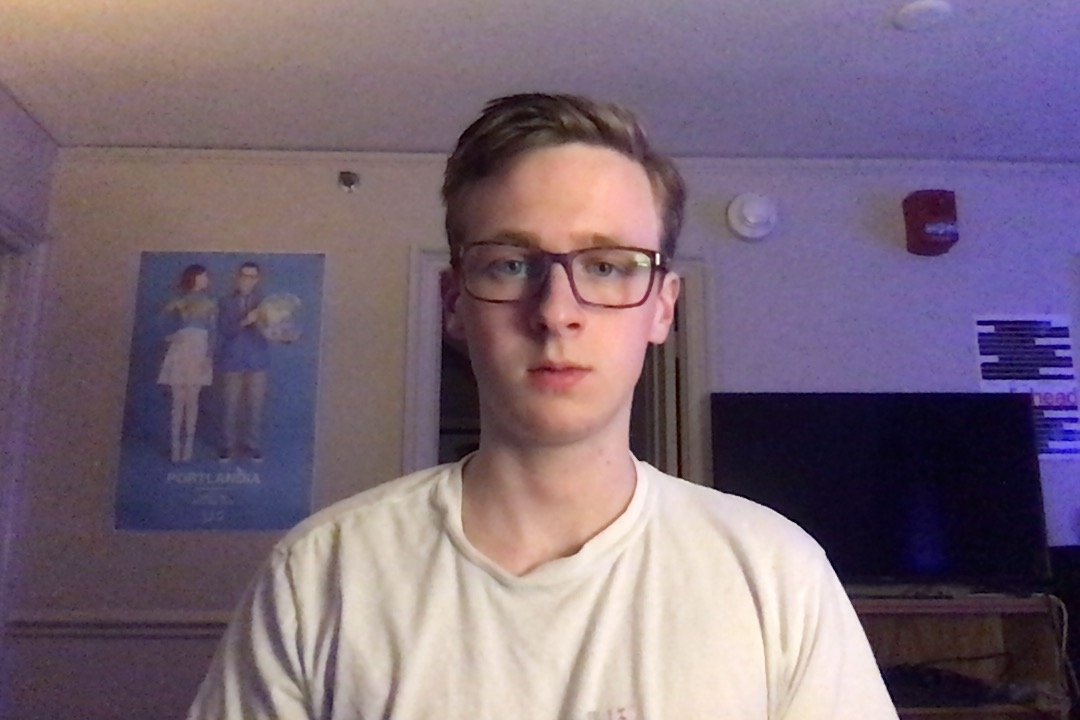
#> input picture landon.jpg, 1080 x 720 px
$ python image_test.py
#> lines starting #> are read from the running program, lines starting #| are printed output that depends on the picture
import numpy as np
import matplotlib.pyplot as plt

landon = plt.imread("landon.jpg")
#> landon is the input picture: shape (720, 1080, 3); mean R, G, B 121.8, 104.1, 119.5
lorna = plt.imread("lorna.jpg")
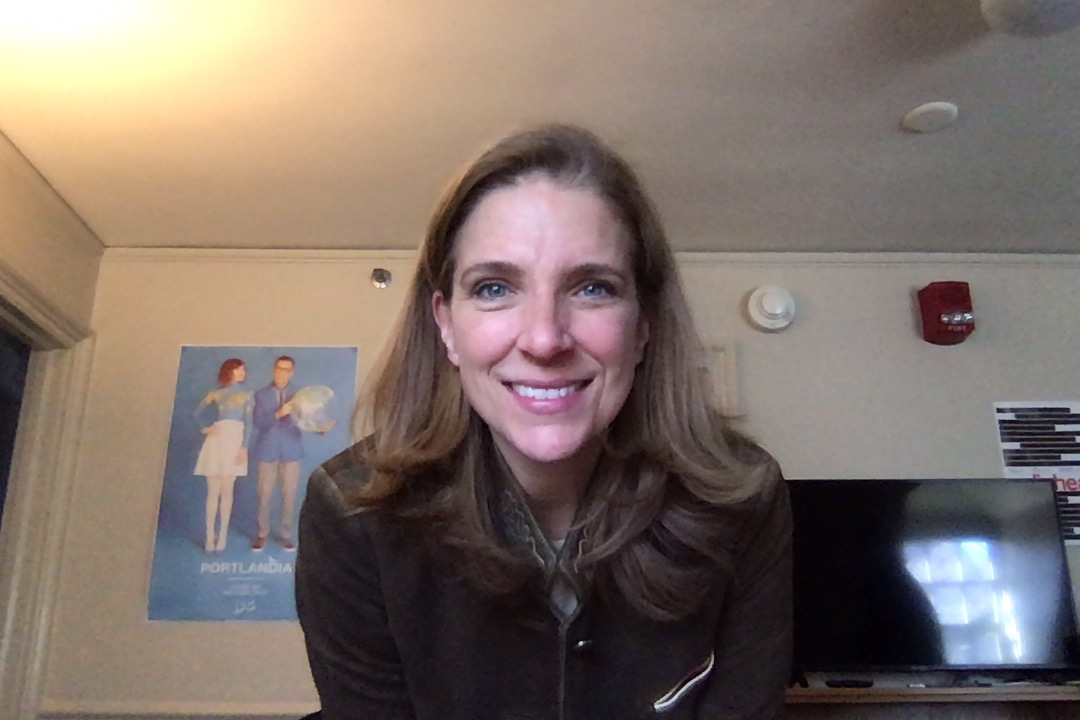
#> input picture lorna.jpg, 1080 x 720 px
#> lorna is the input picture: shape (720, 1080, 3); mean R, G, B 126.6, 112.4, 104.7

plt.imshow(landon[200:900,200:1000])
plt.show()
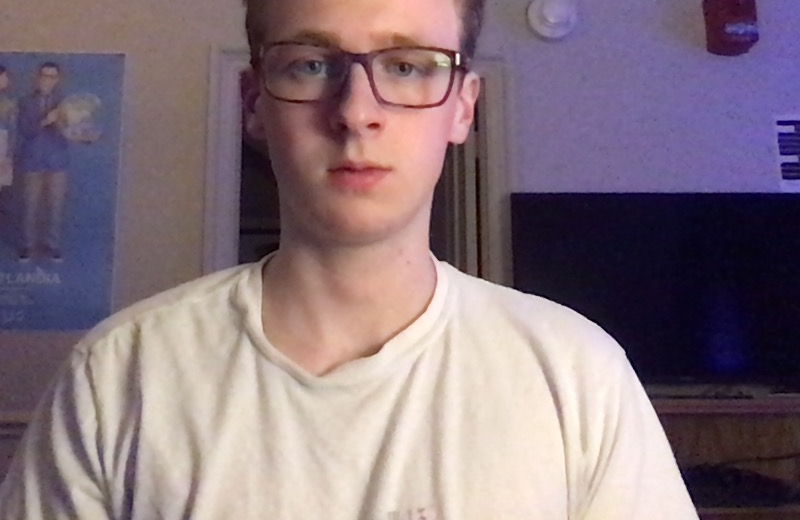
#> shown: shape (520, 800, 3); mean R, G, B 134.1, 116.1, 124.9
